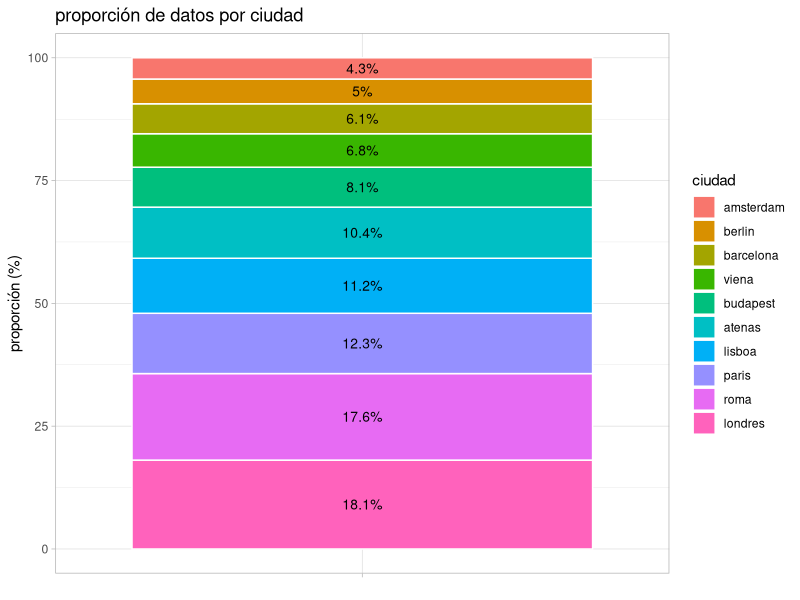

This chart was generated by the following R code: (Note: this script raises an error after producing the figure.)
library(readr)
library(tidyverse)
library(scales)
library(modelr)

# abrimos el dataset
df <- read_csv("airbnb_limpio.csv")

# proporcion de la cantidad de datos por ciudad
df |> 
  group_by(ciudad) |> 
  summarize(cantidad = n()) |> 
  # ordenamos de mayor a menor
  arrange(desc(cantidad)) |> 
  mutate(proporcion = cantidad / sum(cantidad)*100) |> 
  
  mutate(ciudad = reorder(ciudad, proporcion)) |>
  ggplot(aes(x = "", y = proporcion, fill = ciudad)) +
  geom_col(color = "white") +
  geom_text(aes(label = paste0(round(proporcion, 1), "%")),
            position = position_stack(vjust = 0.5), size = 3.5) +
  labs(title = "proporción de datos por ciudad",
       x = NULL, y = "proporción (%)", fill = "ciudad")+
  theme_light()


# # vemos la distribucion de precios por cantidad de personas permitidas
df |>
  filter(precio_x_noche<=1000) |>
  ggplot()+
  aes(x = factor(), y = precio_x_noche, alpha = 0.1)+
  geom_violin()+
  labs(
    title = "distribución de precios por cantidad de personas permitidas",
    x = "capacidad de personas (cantidad)",
    y = "precio"
  )

# # vemos la distribucion de precios por ciudad
df |>
  filter(precio_x_noche<=750) |>
  ggplot()+
  # CONVERTIMOS A VARIABLE CATEGORICA "CIUDAD" 
  aes(x = factor(ciudad), y = precio_x_noche, alpha = 0.1)+
  # geom_violin()+
  geom_boxplot()+
  labs(
    title = "distribución de precios por ciudad.",
    x = "ciudad",
    y = "precio"
  )
# +geom_jitter(alpha = 0.01)

# quantile(df%precio, )

# GRAFICAMOS LOS PRECIOS CON RESPECTO A LA DISTANCIA DEL CENTRO DE LA CIUDAD
df |> 
  
  filter(precio_x_noche<=750) |>
  ggplot()+
  aes(x = dist, y= precio_x_noche, colour = ciudad )+
  geom_point()+
  facet_wrap(~ciudad, scales = "free") +
  labs(title = "relacion de los precios con respecto a la distancia al centro de la ciudad.",
       x = "distancia al centro de la ciudad (en km)", y = "precio por noche (euros)")

# GRAFICAMOS LOS PRECIOS CON RESPECTO A LA DISTANCIA DE LA ESTACION DE METRO MAS CERCANA
df |> 
  
  filter(precio_x_noche<=750) |>
  ggplot()+
  aes(x = metro_dist, y= precio_x_noche, colour = ciudad )+
  geom_point()+
  facet_wrap(~ciudad, scales = "free") +
  labs(title = "relacion de los precios con respecto a la distancia a la parada del metro mas cercano.",
       x = "distancia al metro (en km)", y = "precio por noche (euros)")

# # GRAFICAMOS LAS COORDENADAS GEOGRAFICAS
# df |> 
#   ggplot()+
#   aes(x = lng, y= lat, colour = ciudad )+
#   geom_point(size = 0.1)+
#   facet_wrap(~ciudad, scales = "free") +
#   labs(title = "Ubicación de los alojamientos por ciudad",
#        x = "Longitud", y = "Latitud")



# primer modelo: relacion precio distancia del centro.
df <- df |> 
  # menos de 750 euros
  filter(precio_x_noche <=750)

# modelamos la relacion
# precio_por_noche = intersepto + pendiente * distancia + ciudad

mod1 <-  lm( data = df, formula =  precio_x_noche~ dist )

summary(mod1)
